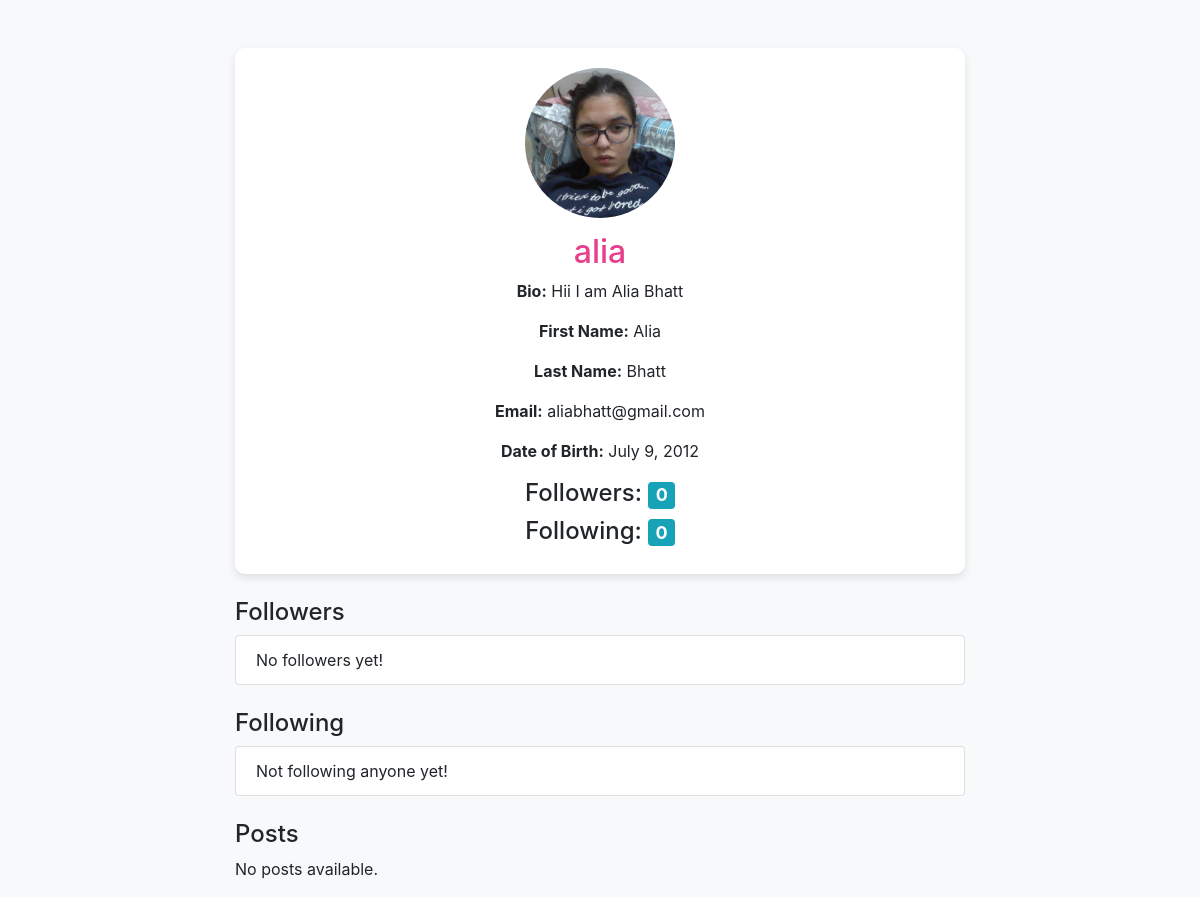
/profile/30/ (signed in), run on an earlier commit of the app's database.
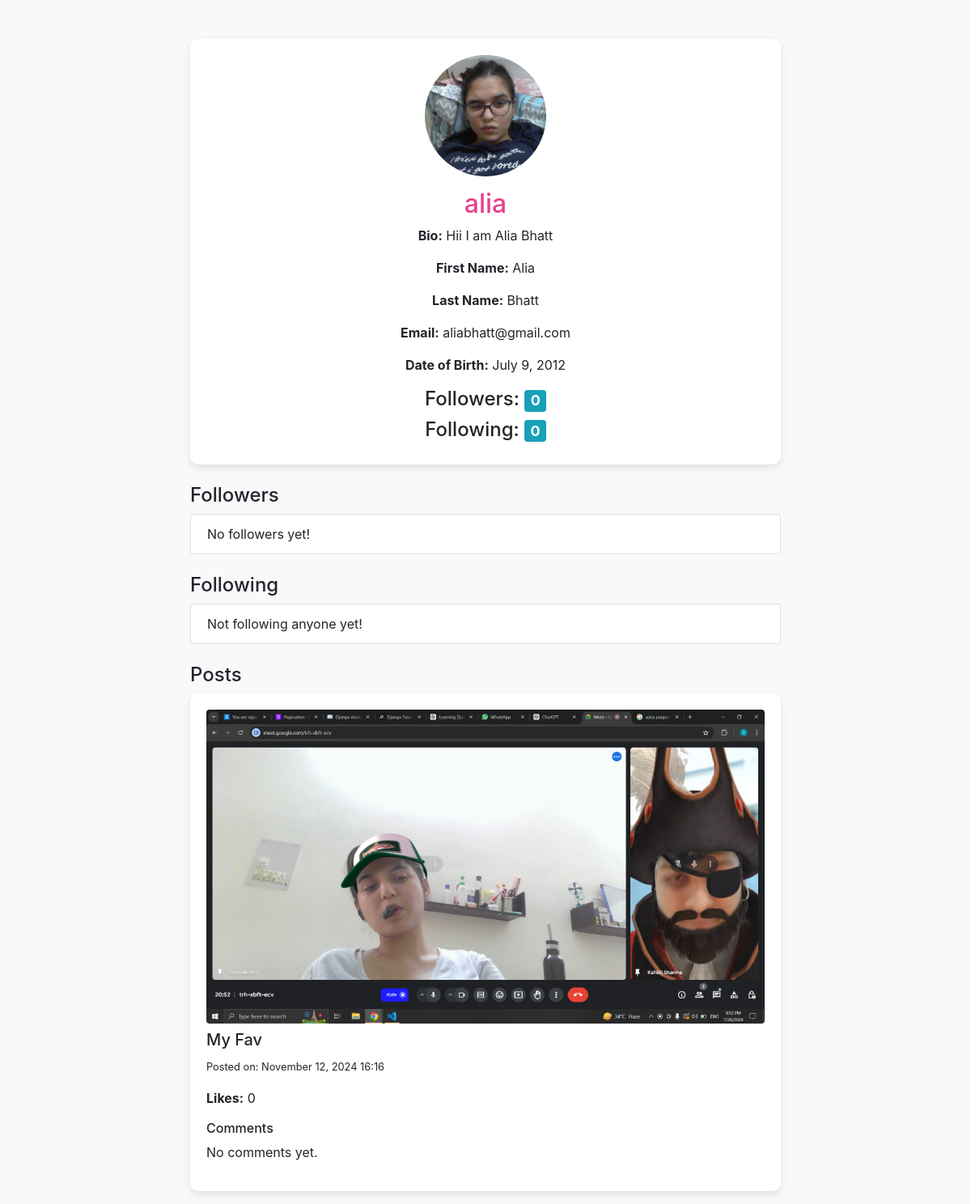
And on a later commit of the database.
### users/models.py (models this page shows, shortened)
class Profile(models.Model):
    user = models.OneToOneField(User, on_delete=models.CASCADE, related_name='profile')
    bio = models.TextField(null=True, blank=True)
    profile_photo = models.ImageField(upload_to='profile_images/', default='profile_images/default_photo.png')
    followers = models.ManyToManyField(User, related_name='following_profiles', blank=True, symmetrical=False)
    following = models.ManyToManyField(User, related_name='follower_profiles', blank=True, symmetrical=False)
    first_name = models.CharField(max_length=30, blank=True)
    last_name = models.CharField(max_length=30, blank=True)
    email = models.EmailField(max_length=254, blank=True)
    date_of_birth = models.DateField(null=True, blank=True)

### posts/models.py (models this page shows, shortened)
class Post(models.Model):
    user = models.ForeignKey(User, on_delete=models.CASCADE, related_name='posts')
    content = models.TextField(blank=True, null=True)
    created_at = models.DateTimeField(auto_now_add=True)
    likes = models.ManyToManyField(User, related_name='liked_posts', blank=True)
    photo = models.ImageField(upload_to='photos/', blank=True, null=True)
    video = models.FileField(upload_to='videos/', blank=True, null=True)
    @property
    def likes_count(self):
        return self.likes.count()

### indivprofile/views.py (the view)
# urls.py: path('profile/<int:user_id>/',showprofile,name='show_profile'),
@login_required
def showprofile(request, user_id):
    user = get_object_or_404(User, id=user_id)
    profile = get_object_or_404(Profile, user=user)
    posts = Post.objects.filter(user=user).order_by('-created_at')
    return render(request, 'indivprofile/profile.html', {
        'profile': profile,
        'posts': posts,
    })

### indivprofile/templates/indivprofile/profile.html (shortened to what this page needs)
<!DOCTYPE html>
<html lang="en">
<head>
    <link href="https://maxcdn.bootstrapcdn.com/bootstrap/4.5.2/css/bootstrap.min.css" rel="stylesheet">
</head>
<body>
<div class="container mt-5">
    <div class="row justify-content-center">
        <div class="col-md-8">
            <div class="profile-card text-center">
                <img src="{{ profile.profile_photo.url }}" alt="Profile Photo" class="profile-photo">
                <h2>{{ profile.user.username }}</h2>
                <p><strong>Bio:</strong> {{ profile.bio }}</p>
                <p><strong>First Name:</strong> {{ profile.user.first_name }}</p>
                <p><strong>Last Name:</strong> {{ profile.user.last_name }}</p>
                <p><strong>Email:</strong> {{ profile.user.email }}</p>
                <p><strong>Date of Birth:</strong> {{ profile.date_of_birth }}</p>
                <div class="stats">
                    <h4>Followers: <span class="badge badge-info">{{ profile.followers.count }}</span></h4>
                    <h4>Following: <span class="badge badge-info">{{ profile.following.count }}</span></h4>
                </div>
            </div>
            <div class="mt-4">
                <h4>Followers</h4>
                <ul class="list-group">
                    {% for follower in profile.followers.all %}
                        <li class="list-group-item">{{ follower.username }}</li>
                    {% empty %}
                        <li class="list-group-item">No followers yet!</li>
                    {% endfor %}
                </ul>
            </div>
            <div class="mt-4">
                <h4>Following</h4>
                <ul class="list-group">
                    {% for following in profile.following.all %}
                        <li class="list-group-item">{{ following.username }}</li>
                    {% empty %}
                        <li class="list-group-item">Not following anyone yet!</li>
                    {% endfor %}
                </ul>
            </div>
            <div class="mt-4">
                <h4>Posts</h4>
                {% for post in posts %}
                    <div class="post-card mb-3">
                        {% if post.photo %}
                            <img src="{{ post.photo.url }}" class="img-fluid rounded mb-2" alt="Post Photo">
                        {% endif %}
                        <h5>{{ post.content }}</h5>
                        <p><small>Posted on: {{ post.created_at|date:"F d, Y H:i" }}</small></p>
                        <p><strong>Likes:</strong> {{ post.likes_count }}</p>
                        <div>
                            <h6>Comments</h6>
                            {% for comment in post.comments.all %}
                                <div class="comment">
                                    <p><strong>{{ comment.user.username }}:</strong> {{ comment.content }}</p>
                                    <p><small>Commented on: {{ comment.created_at|date:"F d, Y H:i" }}</small></p>
                                </div>
                            {% empty %}
                                <p>No comments yet.</p>
                            {% endfor %}
                        </div>
                    </div>
                {% empty %}
                    <p>No posts available.</p>
                {% endfor %}
            </div>
        </div>
    </div>
</div>
</body>
</html>

### indivprofile/templates/indivprofile/profile.html (style rules this page uses)
body { background-color: #f8f9fa; }
.profile-card, .post-card { background-color: white; border-radius: 10px; padding: 20px; box-shadow: 0 4px 8px rgba(0, 0, 0, 0.1); }
.profile-photo { border-radius: 100%; width: 150px; height: 150px; object-fit: cover; margin-bottom: 15px; }
h2 { color: #e83e8c; }

What changed in the data, as far as the page shows it:
added Post: photo (picture), content "My Fav", created_at "November 12, 2024 16:16", likes_count "0"
Also different on the page:
text no longer shown: "No posts available."
